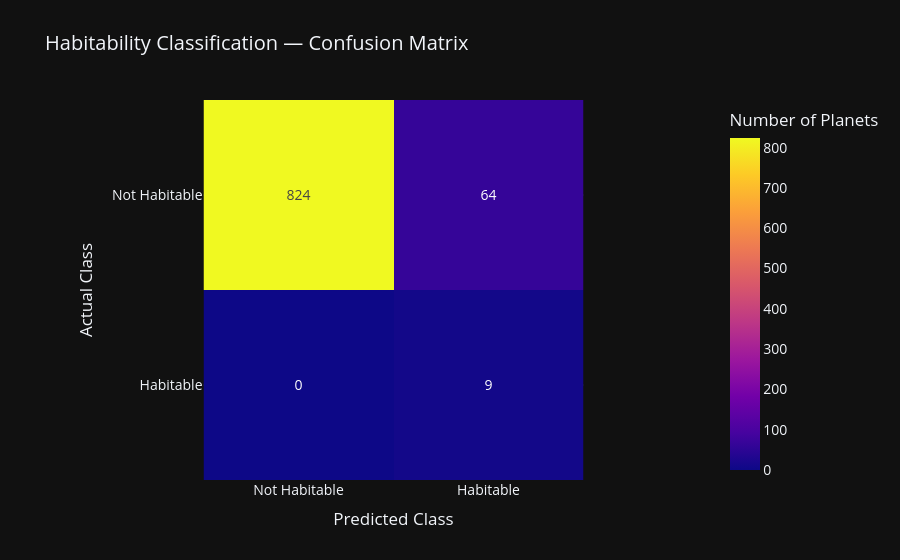

Notebook cell for this chart:
### Code cell
import numpy as np
import plotly.express as px

cm = confusion_matrix(y_test, y_pred)

fig = px.imshow(
    cm,
    text_auto=True,
    color_continuous_scale="plasma",
    labels=dict(
        x="Predicted Class",
        y="Actual Class",
        color="Number of Planets"
    ),
    x=["Not Habitable", "Habitable"],
    y=["Not Habitable", "Habitable"],
    title="Habitability Classification — Confusion Matrix"
)

fig.update_layout(
    template="plotly_dark",
    font=dict(size=14)
)

fig.show()

#The confusion matrix demonstrates that the model successfully identifies rare habitable planets, confirming that oversampling prevented majority-class dominance.

### Figure 1 — Plotly figure (JSON) as saved in the notebook; plotly's stock layout.template omitted (floating-point values rounded to 4 significant figures)
{"data": [{"coloraxis": "coloraxis", "hovertemplate": "Predicted Class: %{x}<br>Actual Class: %{y}<br>Number of Planets: %{z}<extra></extra>", "name": "0", "texttemplate": "%{z}", "type": "heatmap", "x": ["Not Habitable", "Habitable"], "xaxis": "x", "y": ["Not Habitable", "Habitable"], "yaxis": "y", "z": [[824, 64], [0, 9]]}], "layout": {"coloraxis": {"colorbar": {"title": {"text": "Number of Planets"}}, "colorscale": [[0, "#0d0887"], [0.1111, "#46039f"], [0.2222, "#7201a8"], [0.3333, "#9c179e"], [0.4444, "#bd3786"], [0.5556, "#d8576b"], [0.6667, "#ed7953"], [0.7778, "#fb9f3a"], [0.8889, "#fdca26"], [1, "#f0f921"]]}, "font": {"size": 14}, "title": {"text": "Habitability Classification — Confusion Matrix"}, "xaxis": {"anchor": "y", "constrain": "domain", "domain": [0, 1], "scaleanchor": "y", "title": {"text": "Predicted Class"}}, "yaxis": {"anchor": "x", "autorange": "reversed", "constrain": "domain", "domain": [0, 1], "title": {"text": "Actual Class"}}}}
